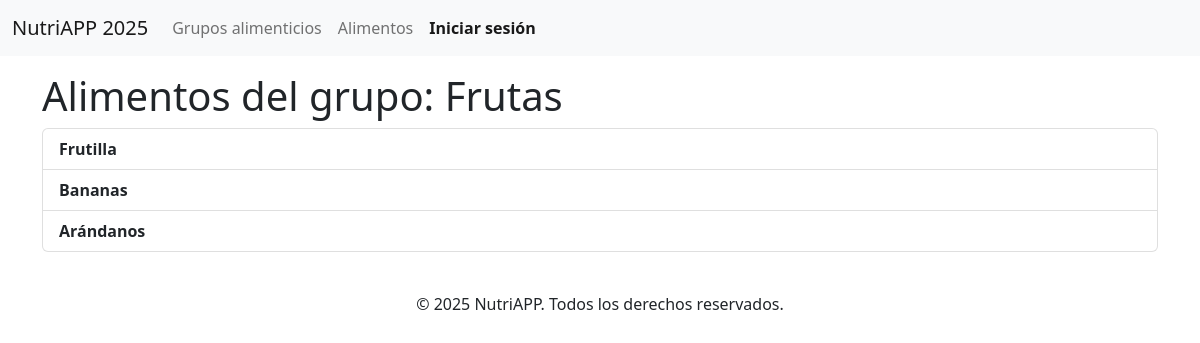
Page /mostrar_items/16 on the committed database.
### tables this page shows
CREATE TABLE `grupos_alimentos` (
  `id_grupo` int(11) NOT NULL,
  `nombre_grupo` varchar(50) NOT NULL,
  `descripcion_grupo` text NOT NULL,
  `imagen_grupo` varchar(255) NOT NULL
);

CREATE TABLE `alimentos` (
  `id_alimento` int(11) NOT NULL,
  `nombre_alimento` varchar(100) NOT NULL,
  `id_grupo` int(11) NOT NULL,
  `descripcion_alimento` varchar(255) NOT NULL,
  `calorias` decimal(6,2) NOT NULL,
  `proteinas` decimal(6,2) NOT NULL,
  `carbohidratos` decimal(6,2) NOT NULL,
  `fibras` decimal(6,2) NOT NULL,
  `grasas` decimal(6,2) NOT NULL,
  `imagen_alimento` varchar(255) NOT NULL
);

### app/vistas/grupos.vistas.php (called while the page is built, shortened)
<?php
class gruposVista{
    public function listarItemPorGrupo($alimentos, $nombre_grupo, $usuario){
        require_once 'templates/layout/header.phtml';
        require_once 'templates/listar_items.phtml';
    }
}

### app/controladores/grupos.controlador.php (called while the page is built, shortened)
<?php
require_once 'app/modelos/grupos.modelo.php';
require_once 'app/vistas/grupos.vistas.php';
class gruposControlador{
    private $modelo;
    private $vista;
    public function __construct(){
        $this->modelo = new gruposModelo();
        $this->vista = new gruposVista();
    }
    public function mostrarItemsPorGrupo($id_grupo, $request){
        $alimento = $this->modelo->obtenerItemPorGrupo($id_grupo);
        $grupos_alimentos = $this->modelo->obtenerIdGrupo($id_grupo);
        $this->vista->listarItemPorGrupo($alimento, $grupos_alimentos->nombre_grupo, $request->usuario);
    }
}

### app/modelos/grupos.modelo.php (called while the page is built, shortened)
<?php
class gruposModelo{
    private $db;
    public function __construct(){
        $this->db = new PDO('mysql:host=localhost;dbname=db_nutri;charset=utf8', 'root', '');
    }
    public function obtenerItemPorGrupo($id_grupo){
        $query = $this->db->prepare('SELECT * FROM alimentos WHERE id_grupo = ?');
        $query->execute([$id_grupo]);
        $alimentos = $query->fetchAll(PDO::FETCH_OBJ);
        return $alimentos;
    }
    public function obtenerIdGrupo($id_grupo){
        $query = $this->db->prepare('SELECT * FROM grupos_alimentos WHERE id_grupo = ?');
        $query->execute([$id_grupo]);
        $grupos_alimentos = $query->fetch(PDO::FETCH_OBJ);
        return $grupos_alimentos;
    }
}

### templates/listar_items.phtml (the view)
<h1> Alimentos del grupo: <?= htmlspecialchars($nombre_grupo)?> </h1>
<ul class="list-group">
    <?php foreach($alimentos as $alimento) { ?>
        <li class="list-group-item">
            <b> <?= $alimento->nombre_alimento ?> </b>
    <?php } ?>
</ul>
<?php require_once 'templates/layout/footer.phtml'; ?>

### rows in the picture
grupos_alimentos: nombre_grupo "Frutas"
alimentos: nombre_alimento "Frutilla"
alimentos: nombre_alimento "Bananas"
alimentos: nombre_alimento "Arándanos"
